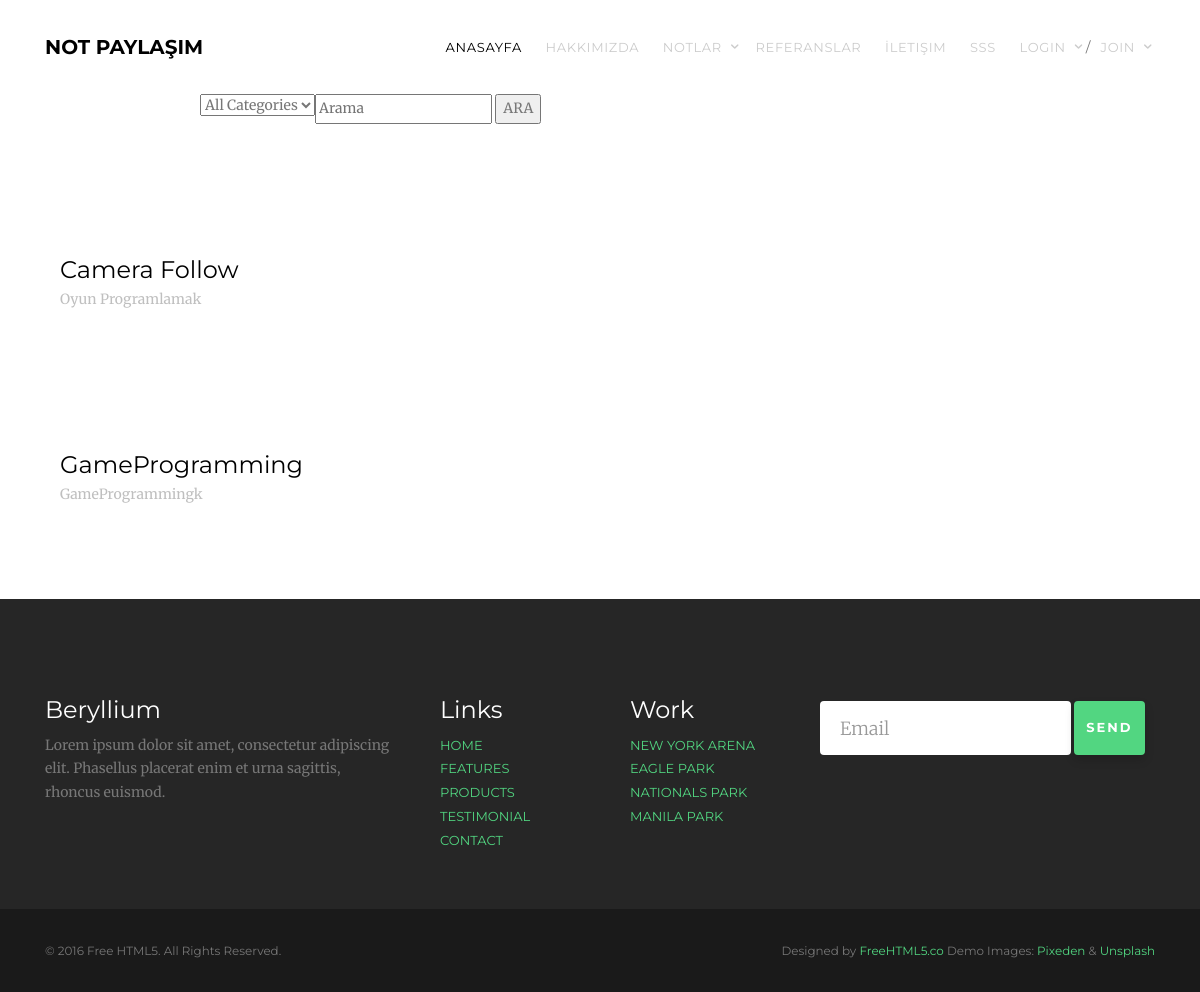
Screenshot of /category/15/oyun-programlama/ with the database file from the repository.
### note/models.py (models this page shows, shortened)
class Note(models.Model):
    STATUS = (
        ('True', 'Evet'),
        ('False', 'Hayır'),
    )
    user = models.ForeignKey(User, on_delete=models.SET_NULL, null=True)
    category = models.ForeignKey(Category, on_delete=models.CASCADE)  # relation with Category table
    title = models.CharField(max_length=200)
    keywords = models.CharField(blank=True,max_length=255)
    description = models.CharField(blank=True,max_length=255)
    image = models.ImageField(blank=True, upload_to='images/')
    detail = RichTextUploadingField()
    slug = models.SlugField(null=False, unique=True)
    status = models.CharField(max_length=10, choices=STATUS)
    create_at = models.DateTimeField(auto_now_add=True)
    update_at = models.DateTimeField(auto_now=True)
    def image_tag(self):
        return mark_safe('<img src="{}" height="50"/>'.format(self.image.url))
    image_tag.short_description = 'Image'

### home/views.py (the view)
# urls.py: path('category/<int:id>/<slug:slug>/',views.category_notes, name='category_notes'),
def category_notes(request,id,slug):
    category = Category.objects.all()
    categorydata = Category.objects.get(pk=id)
    notes = Note.objects.filter(category_id=id)
    context = {'notes': notes,
               'category': category,
               'categorydata': categorydata}
    return render(request,'notes.html',context)

### home/templates/notes.html (shortened to what this page needs)
{% extends 'homebase.html' %}
{% block slider %} {% include "slider.html" %} {% endblock %}
{% block content %}
    <div class="gtco-section">
        <div class="container">
            <div class="row">
            {% for rs in notes %}
					<div class="col-md-12">
						<div >
							<div class="item">
								<div class="gtco-item">
									<h2><a href="#">{{rs.description}}</a></h2>
									<p class="role">{{ rs.title }}k</p>
								</div>
							</div>
						</div>
					</div>
            {% endfor %}
				</div>
        </div>
    </div>
{% endblock %}

### home/static/css/style.css (style rules this page uses)
body { font-family: "Merriweather", serif; font-weight: 400; font-size: 14px; line-height: 1.7; color: #777; background: #fff; }
a { color: #52D681; -webkit-transition: 0.5s; -o-transition: 0.5s; transition: 0.5s; }
p { margin-bottom: 20px; }
h1, h2, h3, h4, h5, h6, figure { color: #000; font-family: "Montserrat", sans-serif; font-weight: 400; margin: 0 0 20px 0; }
.gtco-staff, .gtco-item { margin-bottom: 4em; float: left; width: 40%; display: block; height:auto; margin: 30px; }
.gtco-staff h2, .gtco-item h2 { font-size: 24px; margin-bottom: 5px; }
.gtco-staff h2 a, .gtco-item h2 a { color: #000 !important; }
.gtco-staff p, .gtco-item p { margin-bottom: 30px; color: #777; }
.gtco-staff .role, .gtco-item .role { color: #bfbfbf; margin-bottom: 20px; font-weight: normal; display: block; }
.gtco-section { padding: 3em 0; clear: both; position: relative; }

### rows the page displays
Note: description "Camera Follow", title "Oyun Programlama"
Note: description "GameProgramming", title "GameProgramming"
